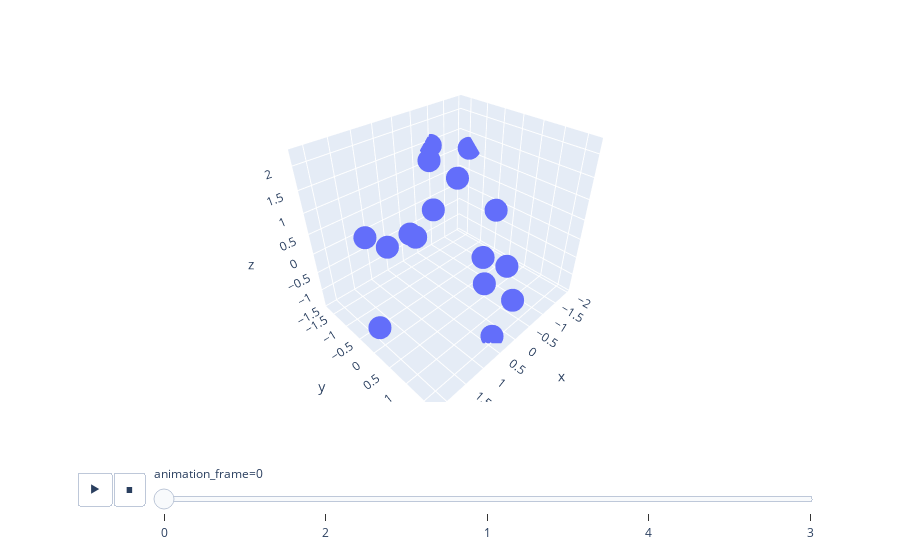

Notebook code for this chart:
### Code cell
px.scatter_3d(x=x,y=y,z=z, animation_frame=t)

### Figure 1 — Plotly figure (JSON) as saved in the notebook; plotly's stock layout.template omitted (floating-point values rounded to 4 significant figures)
{"data": [{"hovertemplate": "animation_frame=0<br>x=%{x}<br>y=%{y}<br>z=%{z}<extra></extra>", "legendgroup": "", "marker": {"color": "#636efa", "symbol": "circle"}, "mode": "markers", "name": "", "scene": "scene", "showlegend": false, "type": "scatter3d", "x": [1.109, -0.9458, -1.943, -0.3443, 0.17, 0.1337, -0.9664, -1.219, 1.408, 0.1155, 2.15, 0.3527, -0.5424, 0.6842, 1.89, -0.7371], "y": [-0.8675, -1.721, -1.415, 1.156, -0.4466, -1.321, -0.86, 0.1023, 0.4502, 1.688, 0.1208, 1.451, 0.4439, 0.0462, -0.3799, 0.201], "z": [0.07079, 1.438, 1.153, -0.1066, 0.7579, -0.3158, 0.9088, 0.3737, 1.162, -0.3679, -0.7712, -1.403, -1.174, 2.206, 0.9716, -0.6466]}], "layout": {"legend": {"tracegroupgap": 0}, "margin": {"t": 60}, "scene": {"domain": {"x": [0, 1], "y": [0, 1]}, "xaxis": {"title": {"text": "x"}}, "yaxis": {"title": {"text": "y"}}, "zaxis": {"title": {"text": "z"}}}, "sliders": [{"active": 0, "currentvalue": {"prefix": "animation_frame="}, "len": 0.9, "pad": {"b": 10, "t": 60}, "steps": [{"args": [["0"], {"frame": {"duration": 0, "redraw": true}, "fromcurrent": true, "mode": "immediate", "transition": {"duration": 0, "easing": "linear"}}], "label": "0", "method": "animate"}, {"args": [["2"], {"frame": {"duration": 0, "redraw": true}, "fromcurrent": true, "mode": "immediate", "transition": {"duration": 0, "easing": "linear"}}], "label": "2", "method": "animate"}, {"args": [["1"], {"frame": {"duration": 0, "redraw": true}, "fromcurrent": true, "mode": "immediate", "transition": {"duration": 0, "easing": "linear"}}], "label": "1", "method": "animate"}, {"args": [["4"], {"frame": {"duration": 0, "redraw": true}, "fromcurrent": true, "mode": "immediate", "transition": {"duration": 0, "easing": "linear"}}], "label": "4", "method": "animate"}, {"args": [["3"], {"frame": {"duration": 0, "redraw": true}, "fromcurrent": true, "mode": "immediate", "transition": {"duration": 0, "easing": "linear"}}], "label": "3", "method": "animate"}], "x": 0.1, "xanchor": "left", "y": 0, "yanchor": "top"}], "updatemenus": [{"buttons": [{"args": [null, {"frame": {"duration": 500, "redraw": true}, "fromcurrent": true, "mode": "immediate", "transition": {"duration": 500, "easing": "linear"}}], "label": "&#9654;", "method": "animate"}, {"args": [[null], {"frame": {"duration": 0, "redraw": true}, "fromcurrent": true, "mode": "immediate", "transition": {"duration": 0, "easing": "linear"}}], "label": "&#9724;", "method": "animate"}], "direction": "left", "pad": {"r": 10, "t": 70}, "showactive": false, "type": "buttons", "x": 0.1, "xanchor": "right", "y": 0, "yanchor": "top"}]}}
